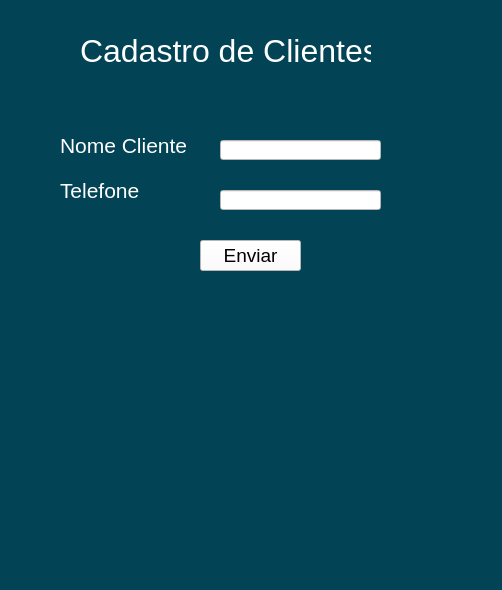
<?xml version="1.0" encoding="UTF-8"?>
<ui version="4.0">
 <class>MainWindow</class>
 <widget class="QMainWindow" name="MainWindow">
  <property name="geometry">
   <rect>
    <x>0</x>
    <y>0</y>
    <width>502</width>
    <height>590</height>
   </rect>
  </property>
  <property name="windowTitle">
   <string>MainWindow</string>
  </property>
  <property name="styleSheet">
   <string notr="true">background-color: rgb(85, 255, 0);
background-color: rgb(2, 67, 85);</string>
  </property>
  <widget class="QWidget" name="centralwidget">
   <widget class="QLabel" name="label">
    <property name="geometry">
     <rect>
      <x>80</x>
      <y>30</y>
      <width>291</width>
      <height>41</height>
     </rect>
    </property>
    <property name="font">
     <font>
      <pointsize>24</pointsize>
     </font>
    </property>
    <property name="styleSheet">
     <string notr="true">color: rgb(255, 255, 255);</string>
    </property>
    <property name="text">
     <string>Cadastro de Clientesl</string>
    </property>
   </widget>
   <widget class="QLabel" name="label_2">
    <property name="geometry">
     <rect>
      <x>60</x>
      <y>130</y>
      <width>181</width>
      <height>31</height>
     </rect>
    </property>
    <property name="font">
     <font>
      <pointsize>16</pointsize>
     </font>
    </property>
    <property name="styleSheet">
     <string notr="true">color: rgb(255, 255, 255);</string>
    </property>
    <property name="text">
     <string>Nome Cliente</string>
    </property>
   </widget>
   <widget class="QLabel" name="label_3">
    <property name="geometry">
     <rect>
      <x>60</x>
      <y>170</y>
      <width>121</width>
      <height>41</height>
     </rect>
    </property>
    <property name="font">
     <font>
      <pointsize>16</pointsize>
     </font>
    </property>
    <property name="styleSheet">
     <string notr="true">color: rgb(255, 255, 255);</string>
    </property>
    <property name="text">
     <string>Telefone</string>
    </property>
   </widget>
   <widget class="QLineEdit" name="lineEdit">
    <property name="geometry">
     <rect>
      <x>220</x>
      <y>140</y>
      <width>161</width>
      <height>20</height>
     </rect>
    </property>
    <property name="styleSheet">
     <string notr="true">background-color: rgb(255, 255, 255);</string>
    </property>
   </widget>
   <widget class="QLineEdit" name="lineEdit_2">
    <property name="geometry">
     <rect>
      <x>220</x>
      <y>190</y>
      <width>161</width>
      <height>20</height>
     </rect>
    </property>
    <property name="styleSheet">
     <string notr="true">color: rgb(255, 255, 255);
background-color: rgb(255, 255, 255);</string>
    </property>
   </widget>
   <widget class="QPushButton" name="pushButton">
    <property name="geometry">
     <rect>
      <x>200</x>
      <y>240</y>
      <width>101</width>
      <height>31</height>
     </rect>
    </property>
    <property name="font">
     <font>
      <pointsize>14</pointsize>
     </font>
    </property>
    <property name="styleSheet">
     <string notr="true">background-color: rgb(255, 255, 255);</string>
    </property>
    <property name="text">
     <string>Enviar</string>
    </property>
   </widget>
  </widget>
  <widget class="QStatusBar" name="statusbar"/>
  <widget class="QMenuBar" name="menubar">
   <property name="geometry">
    <rect>
     <x>0</x>
     <y>0</y>
     <width>502</width>
     <height>21</height>
    </rect>
   </property>
  </widget>
 </widget>
 <resources/>
 <connections/>
</ui>
